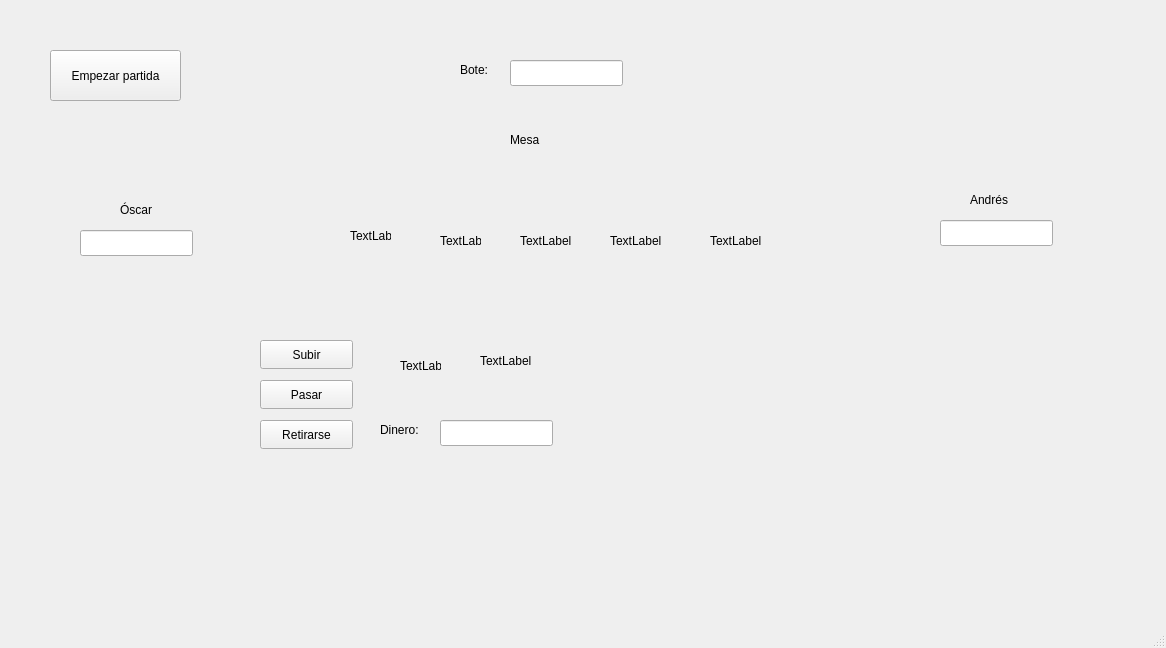
<?xml version="1.0" encoding="UTF-8"?>
<ui version="4.0">
 <class>PokerInformatica</class>
 <widget class="QMainWindow" name="PokerInformatica">
  <property name="geometry">
   <rect>
    <x>0</x>
    <y>0</y>
    <width>1166</width>
    <height>648</height>
   </rect>
  </property>
  <property name="windowTitle">
   <string>PokerInformatica</string>
  </property>
  <widget class="QWidget" name="centralwidget">
   <widget class="QPushButton" name="RetirarseButton">
    <property name="geometry">
     <rect>
      <x>260</x>
      <y>420</y>
      <width>93</width>
      <height>29</height>
     </rect>
    </property>
    <property name="text">
     <string>Retirarse</string>
    </property>
   </widget>
   <widget class="QLineEdit" name="DineroYo">
    <property name="geometry">
     <rect>
      <x>440</x>
      <y>420</y>
      <width>113</width>
      <height>26</height>
     </rect>
    </property>
   </widget>
   <widget class="QLabel" name="label_3">
    <property name="geometry">
     <rect>
      <x>970</x>
      <y>190</y>
      <width>71</width>
      <height>20</height>
     </rect>
    </property>
    <property name="text">
     <string>Andrés</string>
    </property>
   </widget>
   <widget class="QLineEdit" name="DineroAndres">
    <property name="geometry">
     <rect>
      <x>940</x>
      <y>220</y>
      <width>113</width>
      <height>26</height>
     </rect>
    </property>
   </widget>
   <widget class="QLabel" name="label_6">
    <property name="geometry">
     <rect>
      <x>380</x>
      <y>420</y>
      <width>63</width>
      <height>20</height>
     </rect>
    </property>
    <property name="text">
     <string>Dinero: </string>
    </property>
   </widget>
   <widget class="QLabel" name="label_2">
    <property name="geometry">
     <rect>
      <x>120</x>
      <y>200</y>
      <width>71</width>
      <height>20</height>
     </rect>
    </property>
    <property name="text">
     <string>Óscar</string>
    </property>
   </widget>
   <widget class="QLineEdit" name="BoteLine">
    <property name="geometry">
     <rect>
      <x>510</x>
      <y>60</y>
      <width>113</width>
      <height>26</height>
     </rect>
    </property>
   </widget>
   <widget class="QPushButton" name="EmpezarButton">
    <property name="geometry">
     <rect>
      <x>50</x>
      <y>50</y>
      <width>131</width>
      <height>51</height>
     </rect>
    </property>
    <property name="text">
     <string>Empezar partida</string>
    </property>
   </widget>
   <widget class="QLabel" name="carta3">
    <property name="geometry">
     <rect>
      <x>520</x>
      <y>200</y>
      <width>51</width>
      <height>81</height>
     </rect>
    </property>
    <property name="text">
     <string>TextLabel</string>
    </property>
   </widget>
   <widget class="QLabel" name="carta4">
    <property name="geometry">
     <rect>
      <x>610</x>
      <y>190</y>
      <width>71</width>
      <height>101</height>
     </rect>
    </property>
    <property name="text">
     <string>TextLabel</string>
    </property>
   </widget>
   <widget class="QLabel" name="label_4">
    <property name="geometry">
     <rect>
      <x>510</x>
      <y>130</y>
      <width>41</width>
      <height>20</height>
     </rect>
    </property>
    <property name="text">
     <string>Mesa</string>
    </property>
   </widget>
   <widget class="QPushButton" name="SubirButton">
    <property name="geometry">
     <rect>
      <x>260</x>
      <y>340</y>
      <width>93</width>
      <height>29</height>
     </rect>
    </property>
    <property name="text">
     <string>Subir</string>
    </property>
   </widget>
   <widget class="QLabel" name="label_5">
    <property name="geometry">
     <rect>
      <x>460</x>
      <y>60</y>
      <width>63</width>
      <height>20</height>
     </rect>
    </property>
    <property name="text">
     <string>Bote:</string>
    </property>
   </widget>
   <widget class="QLabel" name="carta1">
    <property name="geometry">
     <rect>
      <x>350</x>
      <y>200</y>
      <width>41</width>
      <height>71</height>
     </rect>
    </property>
    <property name="text">
     <string>TextLabel</string>
    </property>
   </widget>
   <widget class="QLabel" name="carta2_Yo">
    <property name="geometry">
     <rect>
      <x>480</x>
      <y>320</y>
      <width>51</width>
      <height>81</height>
     </rect>
    </property>
    <property name="text">
     <string>TextLabel</string>
    </property>
   </widget>
   <widget class="QLabel" name="carta1_Yo">
    <property name="geometry">
     <rect>
      <x>400</x>
      <y>330</y>
      <width>41</width>
      <height>71</height>
     </rect>
    </property>
    <property name="text">
     <string>TextLabel</string>
    </property>
   </widget>
   <widget class="QLabel" name="carta5">
    <property name="geometry">
     <rect>
      <x>710</x>
      <y>190</y>
      <width>61</width>
      <height>101</height>
     </rect>
    </property>
    <property name="text">
     <string>TextLabel</string>
    </property>
   </widget>
   <widget class="QLabel" name="carta2">
    <property name="geometry">
     <rect>
      <x>440</x>
      <y>210</y>
      <width>41</width>
      <height>61</height>
     </rect>
    </property>
    <property name="text">
     <string>TextLabel</string>
    </property>
   </widget>
   <widget class="QLineEdit" name="DineroOscar">
    <property name="geometry">
     <rect>
      <x>80</x>
      <y>230</y>
      <width>113</width>
      <height>26</height>
     </rect>
    </property>
   </widget>
   <widget class="QPushButton" name="PasarButton">
    <property name="geometry">
     <rect>
      <x>260</x>
      <y>380</y>
      <width>93</width>
      <height>29</height>
     </rect>
    </property>
    <property name="text">
     <string>Pasar</string>
    </property>
   </widget>
  </widget>
  <widget class="QMenuBar" name="menubar">
   <property name="geometry">
    <rect>
     <x>0</x>
     <y>0</y>
     <width>1166</width>
     <height>26</height>
    </rect>
   </property>
  </widget>
  <widget class="QStatusBar" name="statusbar"/>
 </widget>
 <resources/>
 <connections/>
</ui>
